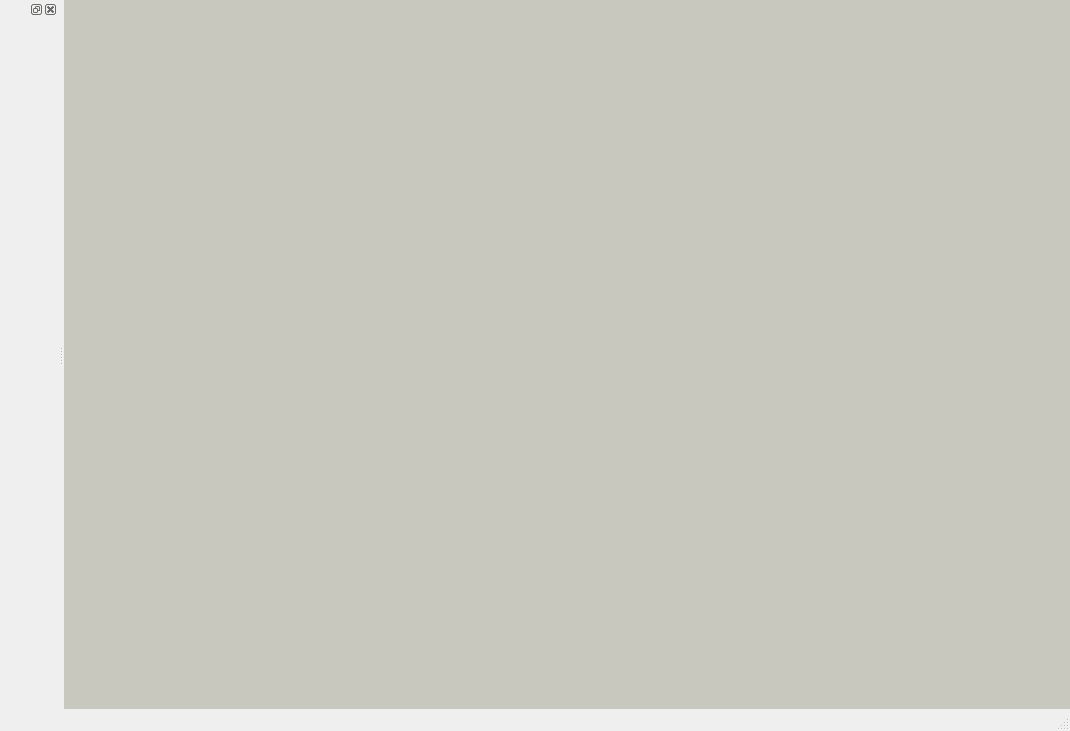
<?xml version="1.0" encoding="UTF-8"?>
<ui version="4.0">
 <class>ShapeOut</class>
 <widget class="QMainWindow" name="Shape-Out">
  <property name="geometry">
   <rect>
    <x>0</x>
    <y>0</y>
    <width>1070</width>
    <height>731</height>
   </rect>
  </property>
  <property name="windowTitle">
   <string>MainWindow</string>
  </property>
  <widget class="QWidget" name="centralwidget">
   <layout class="QHBoxLayout" name="horizontalLayout">
    <property name="spacing">
     <number>0</number>
    </property>
    <property name="leftMargin">
     <number>0</number>
    </property>
    <property name="topMargin">
     <number>0</number>
    </property>
    <property name="rightMargin">
     <number>0</number>
    </property>
    <property name="bottomMargin">
     <number>0</number>
    </property>
    <item>
     <widget class="QMdiArea" name="mdiArea">
      <property name="background">
       <brush brushstyle="SolidPattern">
        <color alpha="255">
         <red>200</red>
         <green>200</green>
         <blue>190</blue>
        </color>
       </brush>
      </property>
     </widget>
    </item>
   </layout>
  </widget>
  <widget class="QMenuBar" name="menubar">
   <property name="geometry">
    <rect>
     <x>0</x>
     <y>0</y>
     <width>1070</width>
     <height>22</height>
    </rect>
   </property>
  </widget>
  <widget class="QStatusBar" name="statusbar"/>
  <widget class="QDockWidget" name="dockWidget">
   <attribute name="dockWidgetArea">
    <number>1</number>
   </attribute>
   <widget class="QWidget" name="dockWidgetContents">
    <layout class="QVBoxLayout" name="verticalLayout_2">
     <property name="spacing">
      <number>0</number>
     </property>
     <property name="leftMargin">
      <number>0</number>
     </property>
     <property name="topMargin">
      <number>0</number>
     </property>
     <property name="rightMargin">
      <number>0</number>
     </property>
     <property name="bottomMargin">
      <number>0</number>
     </property>
     <item>
      <layout class="QVBoxLayout" name="verticalLayout">
       <item>
        <widget class="DataMatrix" name="widget" native="true"/>
       </item>
      </layout>
     </item>
    </layout>
   </widget>
  </widget>
 </widget>
 <customwidgets>
  <customwidget>
   <class>DataMatrix</class>
   <extends>QWidget</extends>
   <header>shapeout.gui.data_matrix</header>
   <container>1</container>
  </customwidget>
 </customwidgets>
 <resources/>
 <connections/>
</ui>
